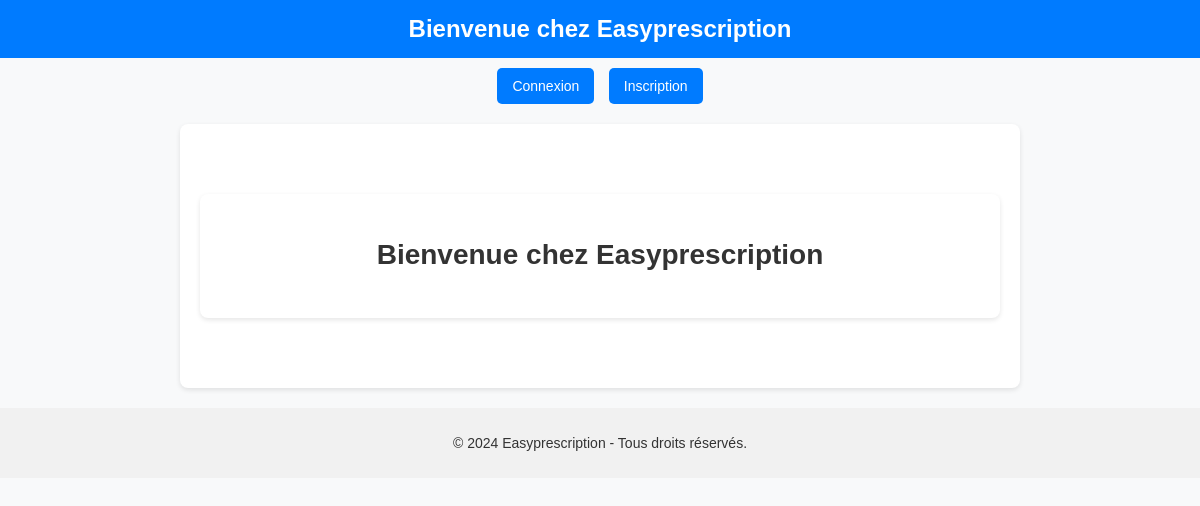
The app's page /, older data.
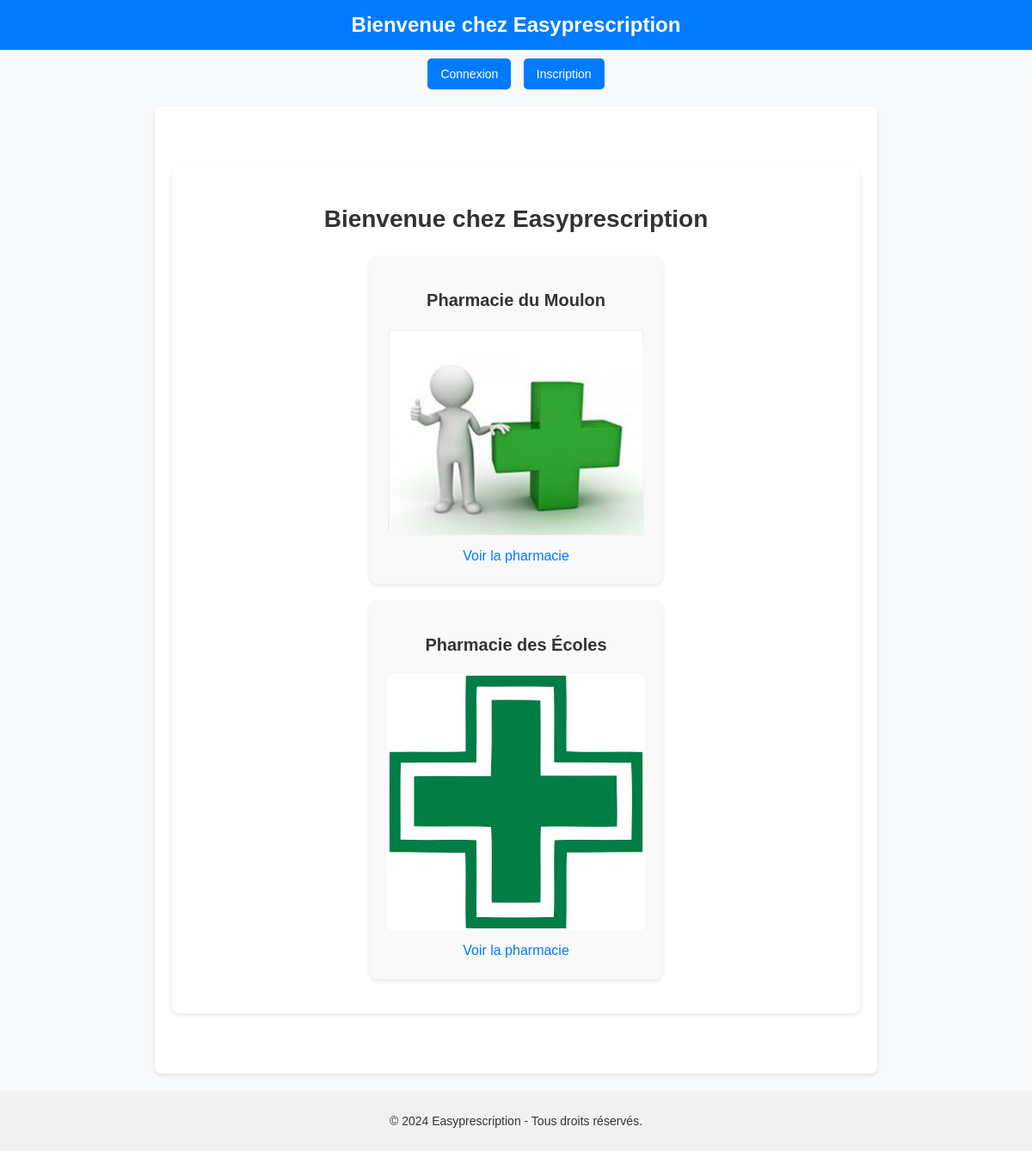
The same page, newer data.
### pharmacies/models.py (models this page shows, shortened)
class Pharmacie(models.Model):
    name = models.CharField(max_length=128)
    slug = models.SlugField(max_length=128)
    adresse = models.CharField(max_length=256)
    email = models.EmailField(unique=True)
    telephone = models.CharField(max_length=15, blank=True, null=True)
    latitude = models.DecimalField(max_digits=9, decimal_places=6, blank=True, null=True)
    longitude = models.DecimalField(max_digits=9, decimal_places=6, blank=True, null=True)
    thumbnail = models.ImageField(upload_to= "p_pharmacies", blank= True, null= True)
    description = models.CharField(max_length=3000)
    def get_absolute_url(self):
        return reverse("pharmacie", kwargs={"slug": self.slug})

### dashboard/views.py (the view)
# urls.py: path('', views.index, name='index'),
def index(request):
    pharmacie = Pharmacie.objects.all()
    return render(request, 'dashboard/index.html', context = {"pharmacies" : pharmacie})

### dashboard/templates/dashboard/index.html (shortened to what this page needs)
{% extends 'base.html' %}
{% block content %}
    <div class="dashboard-container">
        <h1>Bienvenue chez Easyprescription</h1>
        <div class="pharmacy-list">
            {% for pharmacie in pharmacies %}
                <div class="pharmacy-card">
                    <h2>{{ pharmacie.name }}</h2>
                    <img src="{{ pharmacie.thumbnail.url }}" alt="{{ pharmacie.name }}">
                    <a href="{{ pharmacie.get_absolute_url }}">Voir la pharmacie</a>
                </div>
            {% endfor %}
        </div>
    </div>
{% endblock %}

### templates/base.html (shortened to what this page needs)
<!DOCTYPE html>
<html lang="fr">
<head>
</head>
<body>
    <header>
        <h1>Bienvenue chez Easyprescription</h1>
    </header>
    <nav>
        {% if user.is_authenticated %}
            <span>Bonjour, {{ user.username }}</span>
            <form action="{% url 'logout' %}" method="get">
                <button type="submit">Déconnexion</button>
            </form>
        {% else %}
            <form action="{% url 'login' %}" method="get">
                <button type="submit">Connexion</button>
            </form>
            <form action="{% url 'signup' %}" method="get">
                <button type="submit">Inscription</button>
            </form>
        {% endif %}
    </nav>
    <main>
        {% block content %}
        {% endblock %}
    </main>
    <footer>
        <p>&copy; 2024 Easyprescription - Tous droits réservés.</p>
    </footer>
</body>
</html>

### templates/base.html (style rules this page uses)
body { font-family: Arial, sans-serif; line-height: 1.6; margin: 0; padding: 0; background-color: #f8f9fa; color: #333; }
header { background-color: #007bff; color: white; padding: 10px 20px; text-align: center; }
header h1 { margin: 0; font-size: 24px; }
nav { margin: 10px 0; text-align: center; }
nav form { display: inline-block; margin: 0 5px; }
nav button { padding: 10px 15px; background-color: #007bff; color: white; border: none; border-radius: 5px; cursor: pointer; font-size: 14px; }
main { max-width: 800px; margin: 20px auto; background: white; padding: 20px; border-radius: 8px; box-shadow: 0 2px 5px rgba(0, 0, 0, 0.1); }
footer { text-align: center; margin-top: 20px; padding: 10px 0; background-color: #f1f1f1; font-size: 14px; }

### dashboard/templates/dashboard/index.html (style rules this page uses)
.dashboard-container { max-width: 1000px; margin: 50px auto; padding: 20px; background-color: white; border-radius: 8px; box-shadow: 0 2px 5px rgba(0, 0, 0, 0.1); }
.dashboard-container h1 { text-align: center; color: #333; font-size: 28px; margin-bottom: 20px; }
.pharmacy-card { display: flex; flex-direction: column; align-items: center; background: #f9f9f9; margin: 20px 0; padding: 20px; border-radius: 8px; box-shadow: 0 2px 5px rgba(0, 0, 0, 0.1); text-align: center; max-width: 300px; margin-left: auto; margin-right: auto; }
.pharmacy-card img { max-width: 100%; border-radius: 8px; }
.pharmacy-card h2 { margin-top: 15px; font-size: 20px; color: #333; }
.pharmacy-card a { margin-top: 10px; font-size: 16px; color: #007bff; text-decoration: none; }

Row changes from the older to the newer data that the page shows:
added Pharmacie: name "Pharmacie du Moulon", thumbnail (picture)
added Pharmacie: name "Pharmacie des Écoles", thumbnail (picture)
